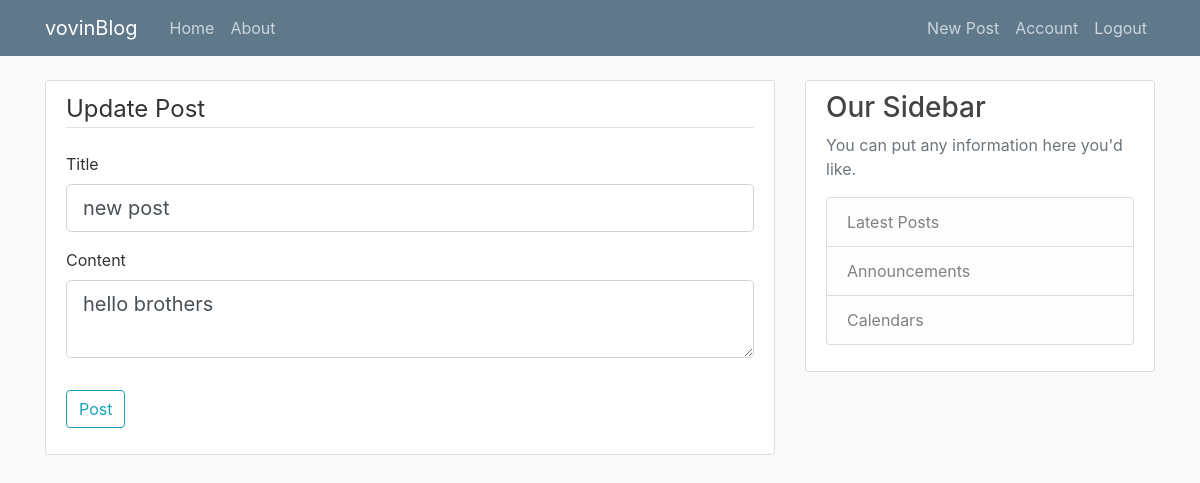
Page /post/1/update (signed in) on the earlier database version.
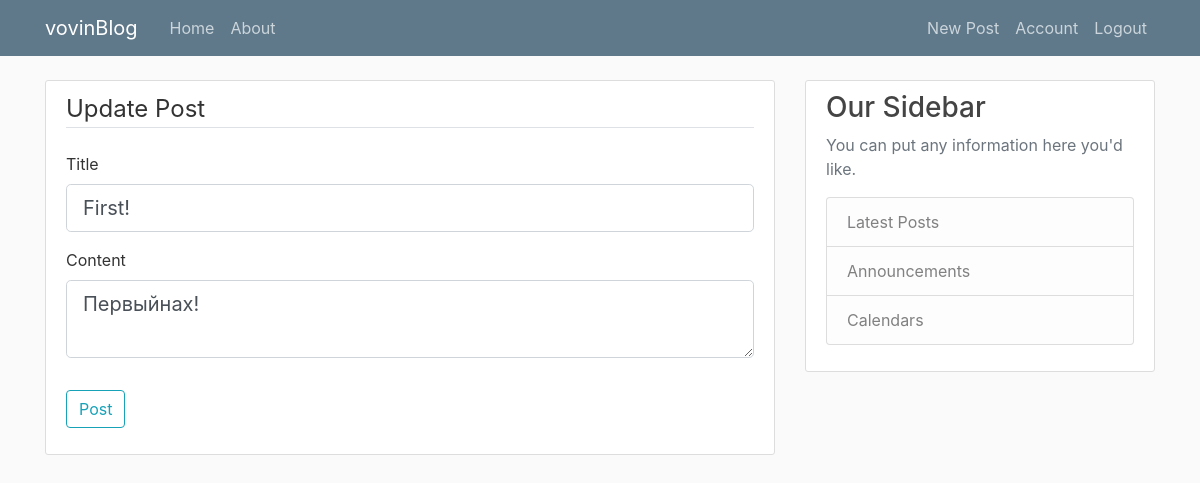
Same page on the later database version.
### app/models.py (models this page shows, shortened)
class Post(db.Model):
    id = db.Column(db.Integer, primary_key=True)
    title = db.Column(db.String(100), nullable=False)
    date_posted = db.Column(db.DateTime, nullable=False, default=datetime.utcnow)
    content = db.Column(db.Text, nullable=False)
    user_id = db.Column(db.Integer, db.ForeignKey("user.id"), nullable=False)

### app/posts/views.py (the view)
@posts.route("/post/<int:post_id>/update", methods=["GET", "POST"])
@login_required
def update_post(post_id):
    post = Post.query.get_or_404(post_id)
    if current_user != post.author:
        abort(403)
    form = PostForm()
    if form.validate_on_submit():
        post.title = form.title.data
        post.content = form.content.data
        db.session.commit()
        flash("Post has been update!", "success")
        return redirect(url_for("main.home"))
    elif request.method == "GET":
        form.title.data = post.title
        form.content.data = post.content
    return render_template(
        "create_post.html", title="Update Post", form=form, legend="Update Post"
    )

### app/posts/forms.py
class PostForm(FlaskForm):
    title = StringField("Title", validators=[DataRequired()])
    content = TextAreaField("Content", validators=[DataRequired()])
    submit = SubmitField("Post")

### app/models.py (called while the page is built)
@login_manager.user_loader
def load_user(user_id):
    return User.query.get(int(user_id))

### app/templates/create_post.html (shortened to what this page needs)
{% extends "layout.html" %}
{% block content %}
<div class="content-section">
    <form method="POST" action="">
        <fieldset class="form-group">
            <legend class="border-bottom mb-4">{{ legend }}</legend>
            <div class="form-group">
                {{ form.title.label(class="form-control-label") }}
                {% if form.title.errors %}
                {{ form.title(class="form-control form-control-lg is-invalid") }}
                <div class="invalid-feedback">
                    {% for error in form.title.errors %}
                    <span>{{ error }}</span>
                    {% endfor %}
                </div>
                {% else %}
                {{ form.title(class="form-control form-control-lg") }}
                {% endif %}
            </div>
            <div class="form-group">
                {{ form.content.label(class="form-control-label") }}
                {% if form.content.errors %}
                {{ form.content(class="form-control form-control-lg is-invalid") }}
                <div class="invalid-feedback">
                    {% for error in form.content.errors %}
                    <span>{{ error }}</span>
                    {% endfor %}
                </div>
                {% else %}
                {{ form.content(class="form-control form-control-lg") }}
                {% endif %}
            </div>
        </fieldset>
        <div class="form-group">
            {{ form.submit(class="btn btn-outline-info")}}
        </div>
    </form>
</div>
{% endblock %}

Differences in the rows shown:
changed Post: title "new post" → "First!"; content "hello brothers" → "Первыйнах!"
